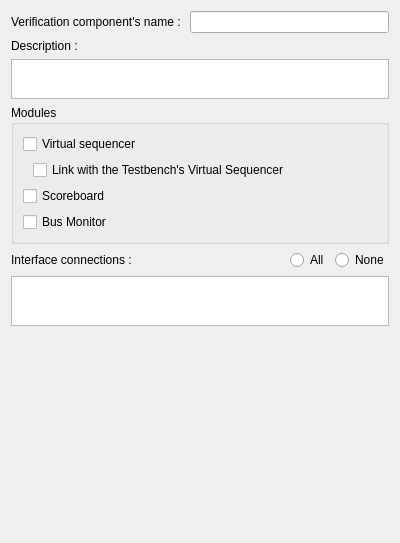
<?xml version="1.0" encoding="UTF-8"?>
<ui version="4.0">
 <class>VCDialogView</class>
 <widget class="QWidget" name="VCDialogView">
  <property name="geometry">
   <rect>
    <x>0</x>
    <y>0</y>
    <width>400</width>
    <height>396</height>
   </rect>
  </property>
  <property name="windowTitle">
   <string>Form</string>
  </property>
  <layout class="QVBoxLayout" name="verticalLayout" stretch="0,0,0,0,0,2,1">
   <item>
    <layout class="QFormLayout" name="formLayout">
     <item row="0" column="0">
      <widget class="QLabel" name="label">
       <property name="text">
        <string>Verification component's name : </string>
       </property>
      </widget>
     </item>
     <item row="0" column="1">
      <widget class="QLineEdit" name="vcname"/>
     </item>
    </layout>
   </item>
   <item>
    <widget class="QLabel" name="label_3">
     <property name="text">
      <string>Description :</string>
     </property>
    </widget>
   </item>
   <item>
    <widget class="QPlainTextEdit" name="description">
     <property name="sizePolicy">
      <sizepolicy hsizetype="MinimumExpanding" vsizetype="Minimum">
       <horstretch>0</horstretch>
       <verstretch>0</verstretch>
      </sizepolicy>
     </property>
     <property name="minimumSize">
      <size>
       <width>0</width>
       <height>40</height>
      </size>
     </property>
     <property name="maximumSize">
      <size>
       <width>16777215</width>
       <height>40</height>
      </size>
     </property>
    </widget>
   </item>
   <item>
    <widget class="QGroupBox" name="groupBox">
     <property name="title">
      <string>Modules</string>
     </property>
     <layout class="QVBoxLayout" name="verticalLayout_2">
      <item>
       <widget class="QCheckBox" name="sequencer">
        <property name="text">
         <string>Virtual sequencer</string>
        </property>
       </widget>
      </item>
      <item>
       <layout class="QHBoxLayout" name="horizontalLayout">
        <item>
         <spacer name="horizontalSpacer">
          <property name="orientation">
           <enum>Qt::Horizontal</enum>
          </property>
          <property name="sizeType">
           <enum>QSizePolicy::Fixed</enum>
          </property>
          <property name="sizeHint" stdset="0">
           <size>
            <width>10</width>
            <height>20</height>
           </size>
          </property>
         </spacer>
        </item>
        <item>
         <widget class="QCheckBox" name="linkSequencer">
          <property name="text">
           <string>Link with the Testbench's Virtual Sequencer</string>
          </property>
         </widget>
        </item>
       </layout>
      </item>
      <item>
       <widget class="QCheckBox" name="scoreboard">
        <property name="text">
         <string>Scoreboard</string>
        </property>
       </widget>
      </item>
      <item>
       <widget class="QCheckBox" name="monitor">
        <property name="text">
         <string>Bus Monitor</string>
        </property>
       </widget>
      </item>
     </layout>
    </widget>
   </item>
   <item>
    <layout class="QHBoxLayout" name="horizontalLayout_2">
     <item>
      <widget class="QLabel" name="label_2">
       <property name="text">
        <string>Interface connections :</string>
       </property>
      </widget>
     </item>
     <item>
      <spacer name="horizontalSpacer_2">
       <property name="orientation">
        <enum>Qt::Horizontal</enum>
       </property>
       <property name="sizeHint" stdset="0">
        <size>
         <width>40</width>
         <height>20</height>
        </size>
       </property>
      </spacer>
     </item>
     <item>
      <widget class="QRadioButton" name="all">
       <property name="text">
        <string>All</string>
       </property>
       <property name="autoExclusive">
        <bool>false</bool>
       </property>
      </widget>
     </item>
     <item>
      <widget class="QRadioButton" name="none">
       <property name="text">
        <string>None</string>
       </property>
       <property name="autoExclusive">
        <bool>false</bool>
       </property>
      </widget>
     </item>
    </layout>
   </item>
   <item>
    <widget class="QListView" name="connections">
     <property name="sizePolicy">
      <sizepolicy hsizetype="Expanding" vsizetype="Minimum">
       <horstretch>0</horstretch>
       <verstretch>0</verstretch>
      </sizepolicy>
     </property>
     <property name="minimumSize">
      <size>
       <width>100</width>
       <height>50</height>
      </size>
     </property>
    </widget>
   </item>
   <item>
    <widget class="NameAndNumberList" name="agents" native="true">
     <property name="sizePolicy">
      <sizepolicy hsizetype="Preferred" vsizetype="Minimum">
       <horstretch>0</horstretch>
       <verstretch>0</verstretch>
      </sizepolicy>
     </property>
     <property name="minimumSize">
      <size>
       <width>0</width>
       <height>200</height>
      </size>
     </property>
    </widget>
   </item>
  </layout>
 </widget>
 <customwidgets>
  <customwidget>
   <class>NameAndNumberList</class>
   <extends>QWidget</extends>
   <header>nameandnumberlist.h</header>
   <container>1</container>
  </customwidget>
 </customwidgets>
 <resources/>
 <connections/>
</ui>
